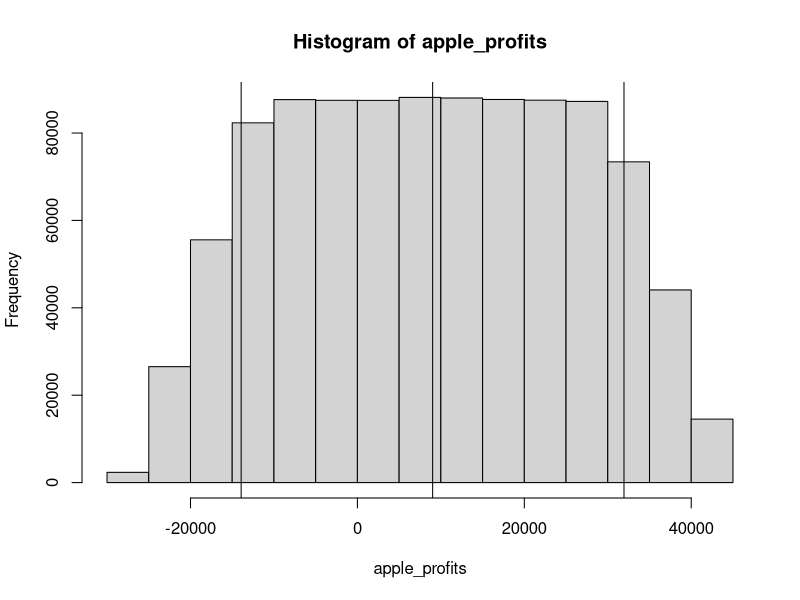

Reproduce this figure in R.
# set.seed(42)
# Monte Carlo Simulation
num_simulations <- 1000000

# Define ranges per ha per year Euro
# lower and upper
apple_income_range <- c(3000, 60000)
apple_costs_range <- c(15000, 30000)

apple_income <- runif(n = num_simulations, 
                      min = apple_income_range[1], 
                      max = apple_income_range[2])

apple_costs <- runif(n = num_simulations, 
                      min = apple_costs_range[1], 
                     max = apple_costs_range[2])

apple_profits <- apple_income - apple_costs

hist(apple_profits)

abline(v = quantile(apple_profits, 
                    c(0.1, 0.5, 0.9), 
                    lwd = 10)) # lwd = line width

# Add sheep to the horticulture system 
# Now it is silvopastoral 

# Euro per ha per year
sheep_income_range <- c(2000, 5000)
sheep_costs_range <- c(1000, 2500)

sheep_income <- runif(n = num_simulations, 
                      min = sheep_income_range[1], 
                      max = sheep_income_range[2])

sheep_costs <- runif(n = num_simulations, 
                     min = sheep_costs_range[1], 
                     max = sheep_costs_range[2])

sheep_profits <- sheep_income - sheep_costs

total_profits <- apple_profits + sheep_profits

# hist(total_profits, col = "white")
# hist(sheep_profits, add = TRUE, col = "black")
# hist(apple_profits, add = TRUE, col = "pink")
